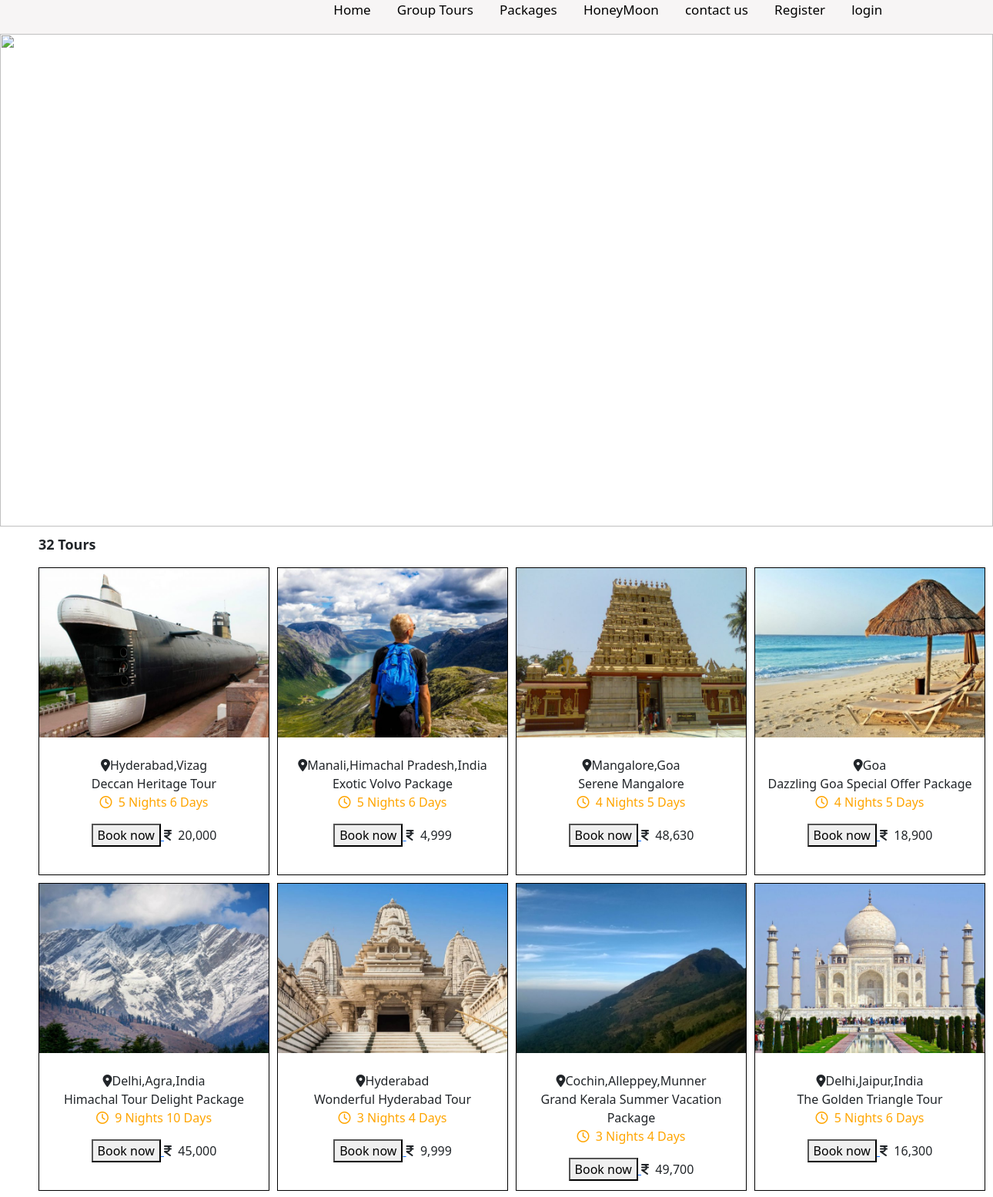
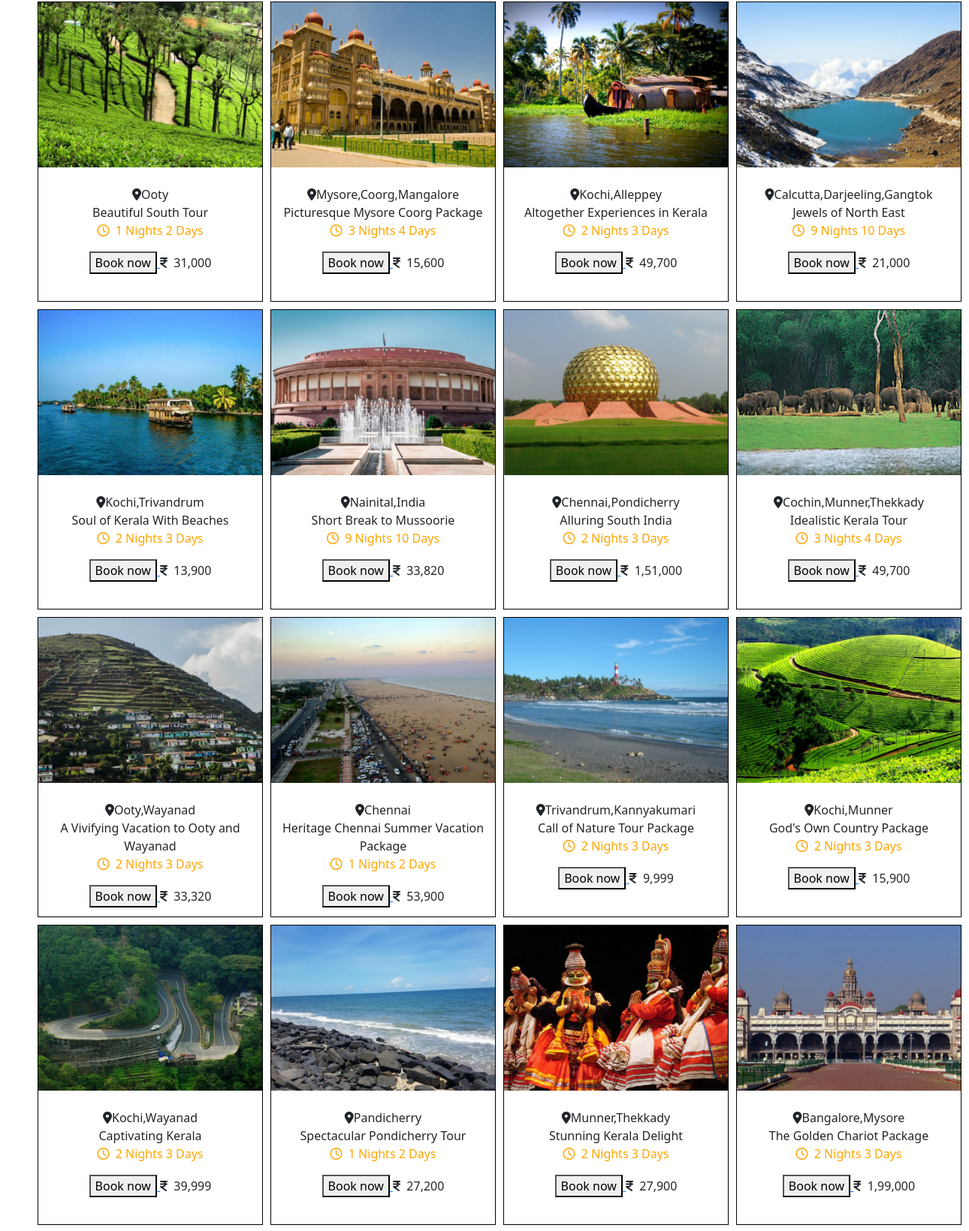
The app's page /education/ (upper part) with its own data (2 pictures, top to bottom).
### myproject/models.py (models this page shows, shortened)
class Education(models.Model):
    education=models.ImageField(upload_to="pic")
    plan=models.CharField(max_length=100)
    location=models.CharField(max_length=100)
    duration=models.CharField(max_length=100)
    price=models.CharField(max_length=20,null=True)

### myproject/views.py (the view)
# urls.py: path("education/",views.education,name="education"),
def education(request):
    education = Education.objects.all()
    return render(request,"education.html",{"education":education})

### myproject/templates/education.html (shortened to what this page needs)
<!DOCTYPE html>
<html lang="en">
<head>
    <link rel="stylesheet" href="https://cdnjs.cloudflare.com/ajax/libs/font-awesome/6.6.0/css/all.min.css" />
    {% load static %}
    <link rel="stylesheet" href="{% static 'css/education.css' %}">
    <link href="https://cdn.jsdelivr.net/npm/bootstrap@5.0.2/dist/css/bootstrap.min.css" rel="stylesheet">
</head>
<body>
    {% include 'nav.html' %}
    <div class="education2">
        {% load static %}
        <img src="{% static 'image/education.avif'  %}" alt="">
        <h2>Education Tour Package</h2>
    </div>
    <section>
        <div class="education">
            <p>32 Tours</p>
        </div>
        <div class="education1">
    {% for education in education %}
            <div class="educ">
                {% load static %}
                <img src="{{education.education.url}}" alt=""><br><br>
                <p><i class="fa-solid fa-location-dot"></i>{{education.plan}}<br>{{education.location}}<br>
                    <span><i class="fa-regular fa-clock"></i>&nbsp {{education.duration}}</span></p>
                    <a href="{% url 'book' %}">
                        <button>Book now</button>
                    </a><i class="fa-solid fa-indian-rupee-sign"></i>&nbsp {{education.price}}
            </div>
    {% endfor %}
        </div>
    </section>
    {% include 'footer.html' %}
</body>
</html>

### myproject/static/css/education.css (style rules this page uses)
.education2 img { position: absolute; z-index: -1; width: 100%; height: 80vh; }
.education2 h2 { text-align: center; color: white; padding-top: 15rem; font-size: 50px; }
.education p { margin-left: 50px; font-size: 18px; font-weight: bold; margin-top: 350px; }
.education1 { display: grid; grid-template-columns: 1fr 1fr 1fr 1fr; grid-template-rows: 1fr 1fr 1fr ; gap: 10px; padding-left: 50px; padding-right: 50px; }
.educ { border: 1px solid black; width: 300px; height: 400px; position: relative; overflow: hidden; text-align: center; }
.educ img { width: 300px; height: auto; transition: transform 0.3s ease; }
.educ p { text-align: center; font-size: 16px; }
.educ span { color: orange; }

### myproject/static/css/main.css (style rules this page uses)
html { scroll-behavior: smooth; }

### myproject/static/css/footer.css (style rules this page uses)
a { text-decoration: none; }

### records on screen
Education: education (picture), plan "Hyderabad,Vizag", location "Deccan Heritage Tour", duration "5 Nights 6 Days", price "20,000"
Education: education (picture), plan "Manali,Himachal Pradesh,India", location "Exotic Volvo Package", duration "5 Nights 6 Days", price "4,999"
Education: education (picture), plan "Mangalore,Goa", location "Serene Mangalore", duration "4 Nights 5 Days", price "48,630"
Education: education (picture), plan "Goa", location "Dazzling Goa Special Offer Package", duration "4 Nights 5 Days", price "18,900"
Education: education (picture), plan "Delhi,Agra,India", location "Himachal Tour Delight Package", duration "9 Nights 10 Days", price "45,000"
Education: education (picture), plan "Hyderabad", location "Wonderful Hyderabad Tour", duration "3 Nights 4 Days", price "9,999"
Education: education (picture), plan "Cochin,Alleppey,Munner", location "Grand Kerala Summer Vacation Package", duration "3 Nights 4 Days", price "49,700"
Education: education (picture), plan "Delhi,Jaipur,India", location "The Golden Triangle Tour", duration "5 Nights 6 Days", price "16,300"
Education: education (picture), plan "Ooty", location "Beautiful South Tour", duration "1 Nights 2 Days", price "31,000"
Education: education (picture), plan "Mysore,Coorg,Mangalore", location "Picturesque Mysore Coorg Package", duration "3 Nights 4 Days", price "15,600"
Education: education (picture), plan "Kochi,Alleppey", location "Altogether Experiences in Kerala", duration "2 Nights 3 Days", price "49,700"
Education: education (picture), plan "Calcutta,Darjeeling,Gangtok", location "Jewels of North East", duration "9 Nights 10 Days", price "21,000"
Education: education (picture), plan "Kochi,Trivandrum", location "Soul of Kerala With Beaches", duration "2 Nights 3 Days", price "13,900"
Education: education (picture), plan "Nainital,India", location "Short Break to Mussoorie", duration "9 Nights 10 Days", price "33,820"
Education: education (picture), plan "Chennai,Pondicherry", location "Alluring South India", duration "2 Nights 3 Days", price "1,51,000"
Education: education (picture), plan "Cochin,Munner,Thekkady", location "Idealistic Kerala Tour", duration "3 Nights 4 Days", price "49,700"
Education: education (picture), plan "Ooty,Wayanad", location "A Vivifying Vacation to Ooty and Wayanad", duration "2 Nights 3 Days", price "33,320"
Education: education (picture), plan "Chennai", location "Heritage Chennai Summer Vacation Package", duration "1 Nights 2 Days", price "53,900"
Education: education (picture), plan "Trivandrum,Kannyakumari", location "Call of Nature Tour Package", duration "2 Nights 3 Days", price "9,999"
Education: education (picture), plan "Kochi,Munner", location "God's Own Country Package", duration "2 Nights 3 Days", price "15,900"
Education: education (picture), plan "Kochi,Wayanad", location "Captivating Kerala", duration "2 Nights 3 Days", price "39,999"
Education: education (picture), plan "Pandicherry", location "Spectacular Pondicherry Tour", duration "1 Nights 2 Days", price "27,200"
Education: education (picture), plan "Munner,Thekkady", location "Stunning Kerala Delight", duration "2 Nights 3 Days", price "27,900"
Education: education (picture), plan "Bangalore,Mysore", location "The Golden Chariot Package", duration "2 Nights 3 Days", price "1,99,000"
